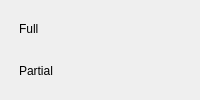
<?xml version="1.0" encoding="UTF-8"?>
<ui version="4.0">
 <class>DateFormatDialog</class>
 <widget class="QDialog" name="DateFormatDialog">
  <property name="windowTitle">
   <string>Date formats</string>
  </property>
  <layout class="QGridLayout" name="dialogLayout">
   <item row="0" column="0">
    <layout class="QGridLayout" name="mainLayout">
     <item row="0" column="0">
      <widget class="QLabel" name="fullFormatLabel">
       <property name="text">
        <string>Full</string>
       </property>
       <property name="indent">
        <number>8</number>
       </property>
      </widget>
     </item>
     <item row="0" column="1">
      <widget class="DateFormatWidget" name="fullFormatWidget">
       <property name="type">
        <enum>Date::Full</enum>
       </property>
      </widget>
     </item>
     <item row="1" column="0">
      <widget class="QLabel" name="partialFormatLabel">
       <property name="text">
        <string>Partial</string>
       </property>
       <property name="indent">
        <number>8</number>
       </property>
      </widget>
     </item>
     <item row="1" column="1">
      <widget class="DateFormatWidget" name="partialFormatWidget">
       <property name="type">
        <enum>Date::Partial</enum>
       </property>
      </widget>
     </item>
    </layout>
   </item>
   <item row="0" column="1">
    <widget class="QDialogButtonBox" name="buttonBox">
     <property name="orientation">
      <enum>Qt::Vertical</enum>
     </property>
    </widget>
   </item>
  </layout>
 </widget>
 <customwidgets>
  <customwidget>
   <class>DateFormatWidget</class>
   <extends>QWidget</extends>
   <header>DateFormatWidget.h</header>
  </customwidget>
 </customwidgets>
 <resources/>
 <connections/>
</ui>
